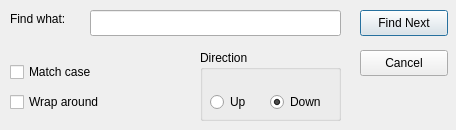
<?xml version="1.0" encoding="UTF-8"?>
<ui version="4.0">
 <class>FindDialog</class>
 <widget class="QDialog" name="FindDialog">
  <property name="geometry">
   <rect>
    <x>0</x>
    <y>0</y>
    <width>456</width>
    <height>130</height>
   </rect>
  </property>
  <property name="sizePolicy">
   <sizepolicy hsizetype="Fixed" vsizetype="Fixed">
    <horstretch>0</horstretch>
    <verstretch>0</verstretch>
   </sizepolicy>
  </property>
  <property name="windowTitle">
   <string>Find</string>
  </property>
  <property name="windowIcon">
   <iconset resource="resources.qrc">
    <normaloff>:/new/prefix/notepad-linux-icon.png</normaloff>:/new/prefix/notepad-linux-icon.png</iconset>
  </property>
  <widget class="QLabel" name="label">
   <property name="geometry">
    <rect>
     <x>10</x>
     <y>10</y>
     <width>71</width>
     <height>18</height>
    </rect>
   </property>
   <property name="text">
    <string>Find what:</string>
   </property>
  </widget>
  <widget class="QLineEdit" name="FindWhat">
   <property name="geometry">
    <rect>
     <x>90</x>
     <y>10</y>
     <width>251</width>
     <height>26</height>
    </rect>
   </property>
  </widget>
  <widget class="QPushButton" name="FindNextButton">
   <property name="geometry">
    <rect>
     <x>360</x>
     <y>10</y>
     <width>88</width>
     <height>26</height>
    </rect>
   </property>
   <property name="text">
    <string>Find Next</string>
   </property>
  </widget>
  <widget class="QPushButton" name="CancelButton">
   <property name="geometry">
    <rect>
     <x>360</x>
     <y>50</y>
     <width>88</width>
     <height>26</height>
    </rect>
   </property>
   <property name="text">
    <string>Cancel</string>
   </property>
  </widget>
  <widget class="QCheckBox" name="checkMatchCase">
   <property name="geometry">
    <rect>
     <x>10</x>
     <y>60</y>
     <width>101</width>
     <height>24</height>
    </rect>
   </property>
   <property name="text">
    <string>Match case</string>
   </property>
  </widget>
  <widget class="QCheckBox" name="checkWrapAround">
   <property name="geometry">
    <rect>
     <x>10</x>
     <y>90</y>
     <width>111</width>
     <height>24</height>
    </rect>
   </property>
   <property name="text">
    <string>Wrap around</string>
   </property>
  </widget>
  <widget class="QGroupBox" name="groupBox">
   <property name="geometry">
    <rect>
     <x>200</x>
     <y>50</y>
     <width>141</width>
     <height>71</height>
    </rect>
   </property>
   <property name="title">
    <string>Direction</string>
   </property>
   <widget class="QRadioButton" name="upRadio">
    <property name="geometry">
     <rect>
      <x>10</x>
      <y>40</y>
      <width>51</width>
      <height>24</height>
     </rect>
    </property>
    <property name="text">
     <string>Up</string>
    </property>
   </widget>
   <widget class="QRadioButton" name="downRadio">
    <property name="geometry">
     <rect>
      <x>70</x>
      <y>40</y>
      <width>61</width>
      <height>24</height>
     </rect>
    </property>
    <property name="text">
     <string>Down</string>
    </property>
    <property name="checked">
     <bool>true</bool>
    </property>
   </widget>
  </widget>
 </widget>
 <resources>
  <include location="resources.qrc"/>
 </resources>
 <connections/>
</ui>
